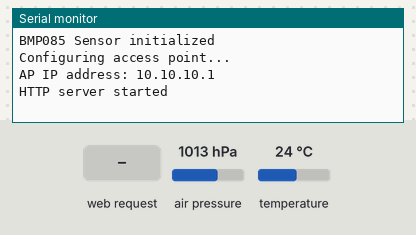
Simulated run of this sketch. Board: ESP8266 (NodeMCU). On the bench: the last lines printed to the serial monitor. Inputs (shaded band) come from the test bench; at power-on: air pressure 1013 hPa, temperature 24 °C.

Above: at 1.2 s.
1.3 s: HTTP request GET / received
At 2.2 s:
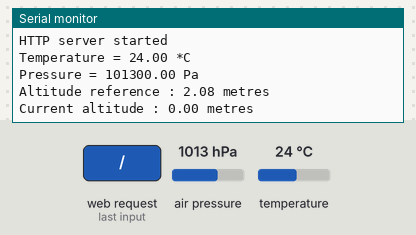
2.8 s: HTTP request GET /start received
At 3.2 s:
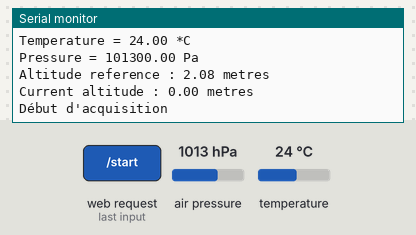
4.3 s: air pressure set to 952 hPa
At 5.5 s:
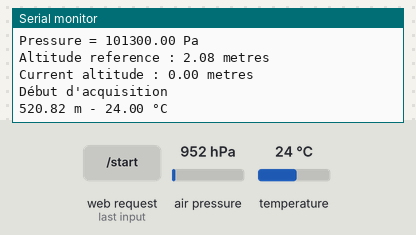
5.8 s: HTTP request GET /stop received
At 6.7 s:
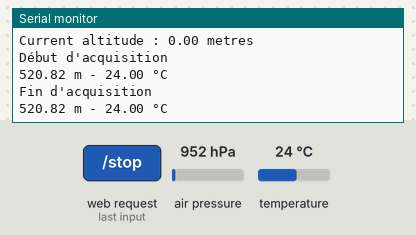

Measured:
- after the input at 1.3 s, the serial monitor: prints a new line at once (image 1)
- after the input at 2.8 s, the serial monitor: prints a new line at once (image 2)
- after the input at 4.3 s, the serial monitor: prints a new line at once (image 3)
- after the input at 5.8 s, the serial monitor: prints a new line at once (image 4)

The sketch:

Telemesure_Fusee_a_eau.ino
```cpp
#include <Adafruit_BMP280.h>

#include <ESP8266WebServer.h>
#include <ESP8266WiFi.h>

IPAddress    apIP(10, 10, 10, 1);

/* This are the WiFi access point settings. Update them to your likin */
const char *ssid = "ESP8266";
const char *password = "aaa";

float altitudeReference = 0;
float altitudeMax = 0;
float temp = 0;

bool acquisition = false;
long start = 0;

// Define a web server at port 80 for HTTP
ESP8266WebServer server(80);

Adafruit_BMP280 bmp;

void handleStart() {

  Serial.println("Début d'acquisition");

  acquisition = true;
  altitudeMax = 0;
  temp = 0;
  start = millis();
  altitudeReference = bmp.readAltitude(1013.25);

  char html[1000];

  snprintf ( html, 1000,

"<html>\
  <head>\
    <meta name='viewport' content='viewport-fit=cover, width=device-width, initial-scale=1.0, minimum-scale=1.0, maximum-scale=1.0, user-scalable=no' />\
    <meta name='format-detection' content='telephone=no' />\
    <meta name='msapplication-tap-highlight' content='no' />\
    <title>ESP8266 WiFi Network</title>\
    <style>\
      body { background-color: #cccccc; font-family: Arial, Helvetica, Sans-Serif; font-size: 1.5em; Color: #000000; }\
      h1 { Color: #AA0000; }\
    </style>\
  </head>\
  <body>\
    <h1>Fus&eacute;e &agrave; eau - Gestion de l'altitude</h1>\
    <p>Acquisition en cours</p>\
    <br/>\
    <form action='/stop' method='get'>\
      <input type='submit' value='Atterrir !' style='height:35px' />\
    </form>\
  </body>\
</html>"
  );
  server.send ( 200, "text/html", html );
}

void handleStop() {

  Serial.println("Fin d'acquisition");

  acquisition = false;

  char html[1000];
  int sec = millis() / 1000;
  int min = sec / 60;
  int hr = min / 60;

  long time = millis() - start;


  Serial.print(altitudeMax);
  Serial.print(" m - ");
  Serial.print(temp);
  Serial.println(" °C");

  char altitudeReferenceStr[6];
  dtostrf(altitudeReference, 4, 2, altitudeReferenceStr);

  char altitudeMaxStr[6];
  dtostrf(altitudeMax, 4, 2, altitudeMaxStr);

  char altitudeMaxTempStr[6];
  dtostrf(temp, 4, 2, altitudeMaxTempStr);

  char tempsVol[6];
  dtostrf(time / 1000.0, 4, 2, tempsVol);

  char vitesse[6];
  dtostrf( (altitudeMax / 1000.0) / (time / 3600000.0), 4, 2, vitesse);

  snprintf ( html, 1000,

"<html>\
  <head>\
    <meta name='viewport' content='viewport-fit=cover, width=device-width, initial-scale=1.0, minimum-scale=1.0, maximum-scale=1.0, user-scalable=no' />\
    <meta name='format-detection' content='telephone=no' />\
    <meta name='msapplication-tap-highlight' content='no' />\
    <title>ESP8266 WiFi Network</title>\
    <style>\
      body { background-color: #cccccc; font-family: Arial, Helvetica, Sans-Serif; font-size: 1.5em; Color: #000000; }\
      h1 { Color: #AA0000; }\
    </style>\
  </head>\
  <body>\
    <h1>Fus&eacute;e &agrave; eau - Gestion de l'altitude</h1>\
    <p>Uptime: %02d:%02d:%02d</p>\
    <p>Altitude de ref&eacute;rence : %s m</p>\
    <br/>\
    <p>Altitude maximum : %s m</p>\
    <br/>\
    <p>Temp&eacute;rature &agrave; l altitude maximum : %s &deg;C</p>\
    <br/>\
    <p>Temps de vol : %s secondes</p>\
    <br/>\
    <p>Vitesse moyenne : %s km par heure</p>\
    <br/>\
    <br/>\
    <form action='/start' method='get'>\
      <input type='submit' value='re-d&eacute;coller !' style='height:35px' />\
    </form>\
  </body>\
</html>",
    hr, min % 60, sec % 60,
    altitudeReferenceStr,
    altitudeMaxStr,
    altitudeMaxTempStr,
    tempsVol,
    vitesse
  );
  server.send ( 200, "text/html", html );

}

void handleRoot() {

  Serial.print(F("Temperature = "));
  Serial.print(bmp.readTemperature());
  Serial.println(" *C");

  Serial.print(F("Pressure = "));
  Serial.print(bmp.readPressure());
  Serial.println(" Pa");

  Serial.print("Altitude reference : ");
  Serial.print(altitudeReference);
  Serial.println(" metres");

  Serial.print("Current altitude : ");
  Serial.print(bmp.readAltitude(1013.25) - altitudeReference);
  Serial.println(" metres");

  char html[1000];
  int sec = millis() / 1000;
  int min = sec / 60;
  int hr = min / 60;

  char altitudeReferenceStr[6];
  dtostrf(altitudeReference, 4, 2, altitudeReferenceStr);

  char altitudeCouranteStr[6];
  dtostrf(bmp.readAltitude(1013.25) - altitudeReference, 4, 2, altitudeCouranteStr);

  snprintf ( html, 1000,

"<html>\
  <head>\
    <meta name='viewport' content='viewport-fit=cover, width=device-width, initial-scale=1.0, minimum-scale=1.0, maximum-scale=1.0, user-scalable=no' />\
    <meta name='format-detection' content='telephone=no' />\
    <meta name='msapplication-tap-highlight' content='no' />\
    <title>ESP8266 WiFi Network</title>\
    <style>\
      body { background-color: #cccccc; font-family: Arial, Helvetica, Sans-Serif; font-size: 1.5em; Color: #000000; }\
      h1 { Color: #AA0000; }\
    </style>\
  </head>\
  <body>\
    <h1>Fus&eacute;e &agrave; eau - Gestion de l'altitude</h1>\
    <p>Uptime: %02d:%02d:%02d</p>\
    <p>Altitude de ref&eacute;rence : %s m</p>\
    <br/>\
    <p>Altitude : %s m</p>\
    <form action='/start' method='get'>\
      <input type='submit' value='d&eacute;coller !' style='height:35px' />\
    </form>\
  </body>\
</html>",
    hr, min % 60, sec % 60,
    altitudeReferenceStr,
    altitudeCouranteStr
  );
  server.send ( 200, "text/html", html );

}


void handleNotFound() {

  String message = "File Not Found\n\n";
  message += "URI: ";
  message += server.uri();
  message += "\nMethod: ";
  message += ( server.method() == HTTP_GET ) ? "GET" : "POST";
  message += "\nArguments: ";
  message += server.args();
  message += "\n";

  for ( uint8_t i = 0; i < server.args(); i++ ) {
    message += " " + server.argName ( i ) + ": " + server.arg ( i ) + "\n";
  }

  server.send ( 404, "text/plain", message );
}


void setup() {

  Serial.begin(115200);

  if (!bmp.begin()) {
    Serial.println("Could not find a valid BMP085 sensor, check wiring!");
    while (1) {}
  }
  else
  {
    Serial.println("BMP085 Sensor initialized");
    altitudeReference = bmp.readAltitude(1013.25);
  }

  Serial.println();
  Serial.println("Configuring access point...");

  //set-up the custom IP address
  WiFi.mode(WIFI_AP_STA);
  WiFi.softAPConfig(apIP, apIP, IPAddress(255, 255, 0, 0));   // subnet FF FF FF 00

  /* You can remove the password parameter if you want the AP to be open. */
  WiFi.softAP(ssid);

  IPAddress myIP = WiFi.softAPIP();
  Serial.print("AP IP address: ");
  Serial.println(myIP);

  server.on ( "/", handleRoot);
  server.on ( "/start", handleStart);
  server.on ( "/stop", handleStop);

  server.on ( "/inline", []() {
    server.send ( 200, "text/plain", "this works as well" );
  } );
  server.onNotFound ( handleNotFound );

  server.begin();
  Serial.println("HTTP server started");
}

void loop() {
  server.handleClient();

  if (acquisition) {

    if (altitudeMax < (bmp.readAltitude(1013.25) - altitudeReference)) {
      altitudeMax = bmp.readAltitude(1013.25) - altitudeReference;
      temp = bmp.readTemperature();

      Serial.print(altitudeMax);
      Serial.print(" m - ");
      Serial.print(temp);
      Serial.println(" °C");
    }
  }

}
```
